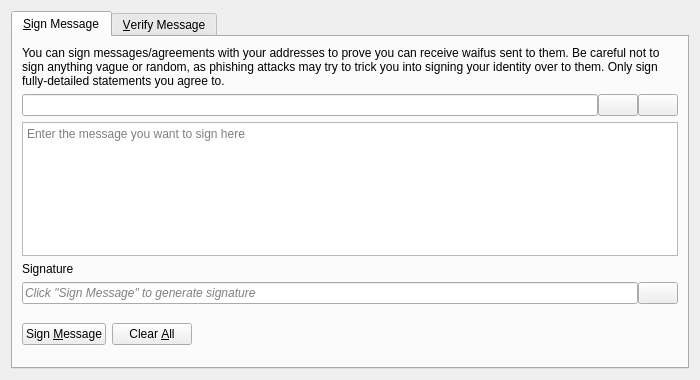
<?xml version="1.0" encoding="UTF-8"?>
<ui version="4.0">
 <class>SignVerifyMessageDialog</class>
 <widget class="QDialog" name="SignVerifyMessageDialog">
  <property name="geometry">
   <rect>
    <x>0</x>
    <y>0</y>
    <width>700</width>
    <height>380</height>
   </rect>
  </property>
  <property name="windowTitle">
   <string>Signatures - Sign / Verify a Message</string>
  </property>
  <property name="modal">
   <bool>true</bool>
  </property>
  <layout class="QVBoxLayout" name="verticalLayout">
   <item>
    <widget class="QTabWidget" name="tabWidget">
     <property name="currentIndex">
      <number>0</number>
     </property>
     <widget class="QWidget" name="tabSignMessage">
      <attribute name="title">
       <string>&amp;Sign Message</string>
      </attribute>
      <layout class="QVBoxLayout" name="verticalLayout_SM">
       <item>
        <widget class="QLabel" name="infoLabel_SM">
         <property name="text">
          <string>You can sign messages/agreements with your addresses to prove you can receive waifus sent to them. Be careful not to sign anything vague or random, as phishing attacks may try to trick you into signing your identity over to them. Only sign fully-detailed statements you agree to.</string>
         </property>
         <property name="textFormat">
          <enum>Qt::PlainText</enum>
         </property>
         <property name="wordWrap">
          <bool>true</bool>
         </property>
        </widget>
       </item>
       <item>
        <layout class="QHBoxLayout" name="horizontalLayout_1_SM">
         <property name="spacing">
          <number>0</number>
         </property>
         <item>
          <widget class="QValidatedLineEdit" name="addressIn_SM">
           <property name="toolTip">
            <string>The Waifu address to sign the message with</string>
           </property>
          </widget>
         </item>
         <item>
          <widget class="QPushButton" name="addressBookButton_SM">
           <property name="toolTip">
            <string>Choose previously used address</string>
           </property>
           <property name="text">
            <string/>
           </property>
           <property name="icon">
            <iconset resource="../waifu.qrc">
             <normaloff>:/icons/address-book</normaloff>:/icons/address-book</iconset>
           </property>
           <property name="shortcut">
            <string>Alt+A</string>
           </property>
           <property name="autoDefault">
            <bool>false</bool>
           </property>
          </widget>
         </item>
         <item>
          <widget class="QPushButton" name="pasteButton_SM">
           <property name="toolTip">
            <string>Paste address from clipboard</string>
           </property>
           <property name="text">
            <string/>
           </property>
           <property name="icon">
            <iconset resource="../waifu.qrc">
             <normaloff>:/icons/editpaste</normaloff>:/icons/editpaste</iconset>
           </property>
           <property name="shortcut">
            <string>Alt+P</string>
           </property>
           <property name="autoDefault">
            <bool>false</bool>
           </property>
          </widget>
         </item>
        </layout>
       </item>
       <item>
        <widget class="QPlainTextEdit" name="messageIn_SM">
         <property name="toolTip">
          <string>Enter the message you want to sign here</string>
         </property>
         <property name="placeholderText">
          <string>Enter the message you want to sign here</string>
         </property>
        </widget>
       </item>
       <item>
        <widget class="QLabel" name="signatureLabel_SM">
         <property name="text">
          <string>Signature</string>
         </property>
         <property name="textFormat">
          <enum>Qt::PlainText</enum>
         </property>
        </widget>
       </item>
       <item>
        <layout class="QHBoxLayout" name="horizontalLayout_2_SM">
         <property name="spacing">
          <number>0</number>
         </property>
         <item>
          <widget class="QLineEdit" name="signatureOut_SM">
           <property name="placeholderText">
            <string>Click "Sign Message" to generate signature</string>
           </property>
           <property name="font">
            <font>
             <italic>true</italic>
            </font>
           </property>
           <property name="readOnly">
            <bool>true</bool>
           </property>
          </widget>
         </item>
         <item>
          <widget class="QPushButton" name="copySignatureButton_SM">
           <property name="toolTip">
            <string>Copy the current signature to the system clipboard</string>
           </property>
           <property name="text">
            <string/>
           </property>
           <property name="icon">
            <iconset resource="../waifu.qrc">
             <normaloff>:/icons/editcopy</normaloff>:/icons/editcopy</iconset>
           </property>
           <property name="autoDefault">
            <bool>false</bool>
           </property>
          </widget>
         </item>
        </layout>
       </item>
       <item>
        <layout class="QHBoxLayout" name="horizontalLayout_3_SM">
         <item>
          <widget class="QPushButton" name="signMessageButton_SM">
           <property name="toolTip">
            <string>Sign the message to prove you own this Waifu address</string>
           </property>
           <property name="text">
            <string>Sign &amp;Message</string>
           </property>
           <property name="icon">
            <iconset resource="../waifu.qrc">
             <normaloff>:/icons/edit</normaloff>:/icons/edit</iconset>
           </property>
           <property name="autoDefault">
            <bool>false</bool>
           </property>
          </widget>
         </item>
         <item>
          <widget class="QPushButton" name="clearButton_SM">
           <property name="toolTip">
            <string>Reset all sign message fields</string>
           </property>
           <property name="text">
            <string>Clear &amp;All</string>
           </property>
           <property name="icon">
            <iconset resource="../waifu.qrc">
             <normaloff>:/icons/remove</normaloff>:/icons/remove</iconset>
           </property>
           <property name="autoDefault">
            <bool>false</bool>
           </property>
          </widget>
         </item>
         <item>
          <spacer name="horizontalSpacer_1_SM">
           <property name="orientation">
            <enum>Qt::Horizontal</enum>
           </property>
           <property name="sizeHint" stdset="0">
            <size>
             <width>40</width>
             <height>48</height>
            </size>
           </property>
          </spacer>
         </item>
         <item>
          <widget class="QLabel" name="statusLabel_SM">
           <property name="font">
            <font>
             <weight>75</weight>
             <bold>true</bold>
            </font>
           </property>
           <property name="text">
            <string/>
           </property>
           <property name="wordWrap">
            <bool>true</bool>
           </property>
          </widget>
         </item>
         <item>
          <spacer name="horizontalSpacer_2_SM">
           <property name="orientation">
            <enum>Qt::Horizontal</enum>
           </property>
           <property name="sizeHint" stdset="0">
            <size>
             <width>40</width>
             <height>48</height>
            </size>
           </property>
          </spacer>
         </item>
        </layout>
       </item>
      </layout>
     </widget>
     <widget class="QWidget" name="tabVerifyMessage">
      <attribute name="title">
       <string>&amp;Verify Message</string>
      </attribute>
      <layout class="QVBoxLayout" name="verticalLayout_VM">
       <item>
        <widget class="QLabel" name="infoLabel_VM">
         <property name="text">
          <string>Enter the receiver's address, message (ensure you copy line breaks, spaces, tabs, etc. exactly) and signature below to verify the message. Be careful not to read more into the signature than what is in the signed message itself, to avoid being tricked by a man-in-the-middle attack. Note that this only proves the signing party receives with the address, it cannot prove sendership of any transaction!</string>
         </property>
         <property name="textFormat">
          <enum>Qt::PlainText</enum>
         </property>
         <property name="alignment">
          <set>Qt::AlignLeading|Qt::AlignLeft|Qt::AlignTop</set>
         </property>
         <property name="wordWrap">
          <bool>true</bool>
         </property>
        </widget>
       </item>
       <item>
        <layout class="QHBoxLayout" name="horizontalLayout_1_VM">
         <property name="spacing">
          <number>0</number>
         </property>
         <item>
          <widget class="QValidatedLineEdit" name="addressIn_VM">
           <property name="toolTip">
            <string>The Waifu address the message was signed with</string>
           </property>
          </widget>
         </item>
         <item>
          <widget class="QPushButton" name="addressBookButton_VM">
           <property name="toolTip">
            <string>Choose previously used address</string>
           </property>
           <property name="text">
            <string/>
           </property>
           <property name="icon">
            <iconset resource="../waifu.qrc">
             <normaloff>:/icons/address-book</normaloff>:/icons/address-book</iconset>
           </property>
           <property name="shortcut">
            <string>Alt+A</string>
           </property>
           <property name="autoDefault">
            <bool>false</bool>
           </property>
          </widget>
         </item>
        </layout>
       </item>
       <item>
        <widget class="QPlainTextEdit" name="messageIn_VM">
          <property name="toolTip">
            <string>The signed message to verify</string>
          </property>
          <property name="placeholderText">
            <string>The signed message to verify</string>
          </property>
        </widget>
       </item>
       <item>
        <widget class="QValidatedLineEdit" name="signatureIn_VM">
          <property name="toolTip">
            <string>The signature given when the message was signed</string>
          </property>
          <property name="placeholderText">
            <string>The signature given when the message was signed</string>
          </property>
        </widget>
       </item>
       <item>
        <layout class="QHBoxLayout" name="horizontalLayout_2_VM">
         <item>
          <widget class="QPushButton" name="verifyMessageButton_VM">
           <property name="toolTip">
            <string>Verify the message to ensure it was signed with the specified Waifu address</string>
           </property>
           <property name="text">
            <string>Verify &amp;Message</string>
           </property>
           <property name="icon">
            <iconset resource="../waifu.qrc">
             <normaloff>:/icons/transaction_0</normaloff>:/icons/transaction_0</iconset>
           </property>
           <property name="autoDefault">
            <bool>false</bool>
           </property>
          </widget>
         </item>
         <item>
          <widget class="QPushButton" name="clearButton_VM">
           <property name="toolTip">
            <string>Reset all verify message fields</string>
           </property>
           <property name="text">
            <string>Clear &amp;All</string>
           </property>
           <property name="icon">
            <iconset resource="../waifu.qrc">
             <normaloff>:/icons/remove</normaloff>:/icons/remove</iconset>
           </property>
           <property name="autoDefault">
            <bool>false</bool>
           </property>
          </widget>
         </item>
         <item>
          <spacer name="horizontalSpacer_1_VM">
           <property name="orientation">
            <enum>Qt::Horizontal</enum>
           </property>
           <property name="sizeHint" stdset="0">
            <size>
             <width>40</width>
             <height>48</height>
            </size>
           </property>
          </spacer>
         </item>
         <item>
          <widget class="QLabel" name="statusLabel_VM">
           <property name="font">
            <font>
             <weight>75</weight>
             <bold>true</bold>
            </font>
           </property>
           <property name="text">
            <string/>
           </property>
           <property name="wordWrap">
            <bool>true</bool>
           </property>
          </widget>
         </item>
         <item>
          <spacer name="horizontalSpacer_2_VM">
           <property name="orientation">
            <enum>Qt::Horizontal</enum>
           </property>
           <property name="sizeHint" stdset="0">
            <size>
             <width>40</width>
             <height>48</height>
            </size>
           </property>
          </spacer>
         </item>
        </layout>
       </item>
      </layout>
     </widget>
    </widget>
   </item>
  </layout>
 </widget>
 <customwidgets>
  <customwidget>
   <class>QValidatedLineEdit</class>
   <extends>QLineEdit</extends>
   <header>qt/qvalidatedlineedit.h</header>
  </customwidget>
 </customwidgets>
 <resources>
  <include location="../waifu.qrc"/>
 </resources>
 <connections/>
</ui>
